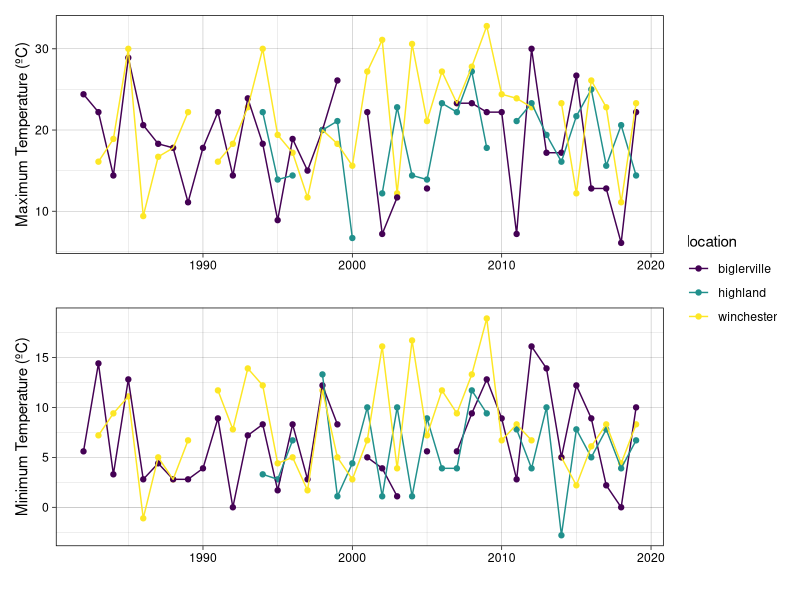
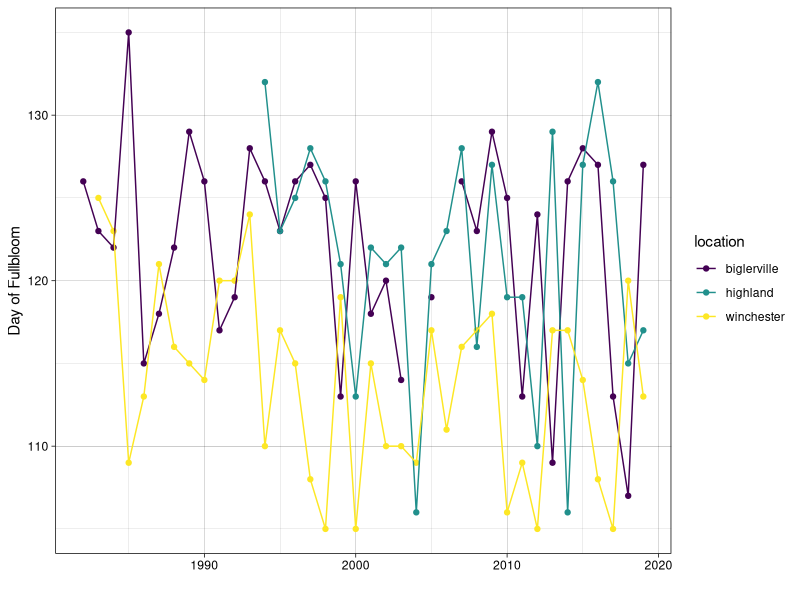
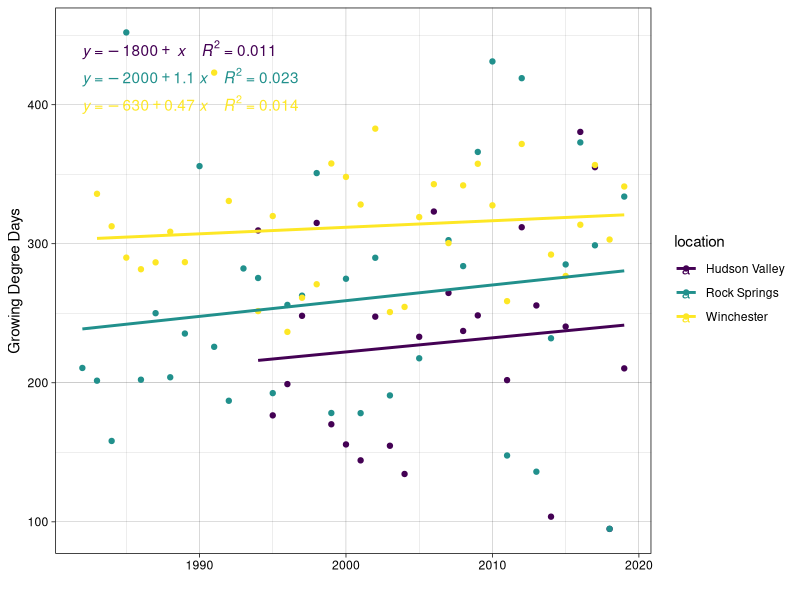
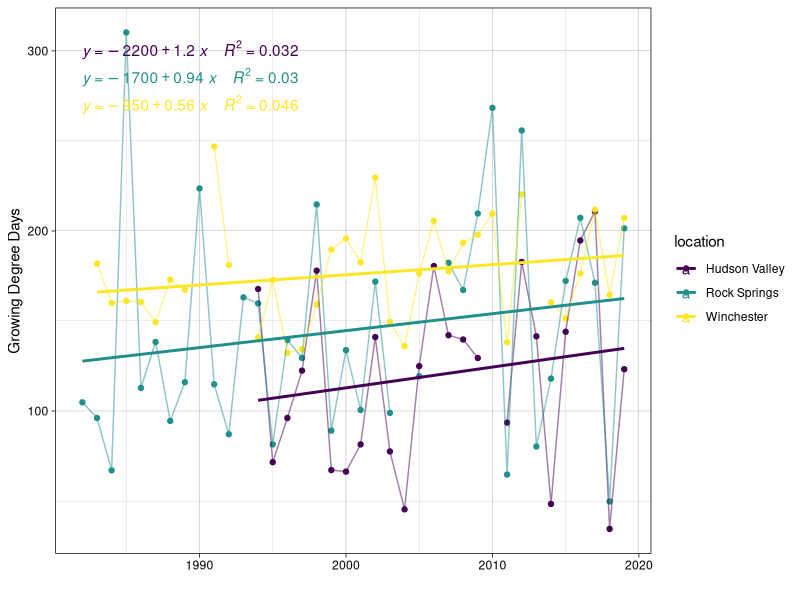
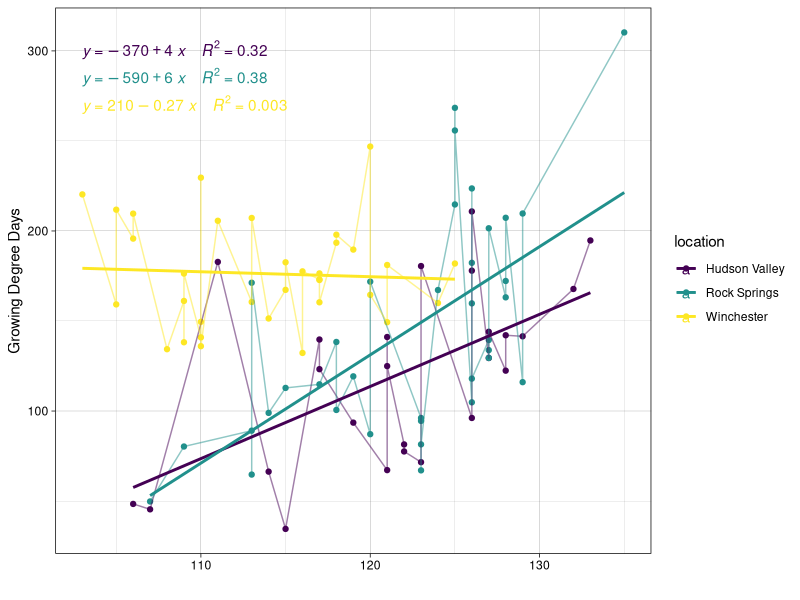
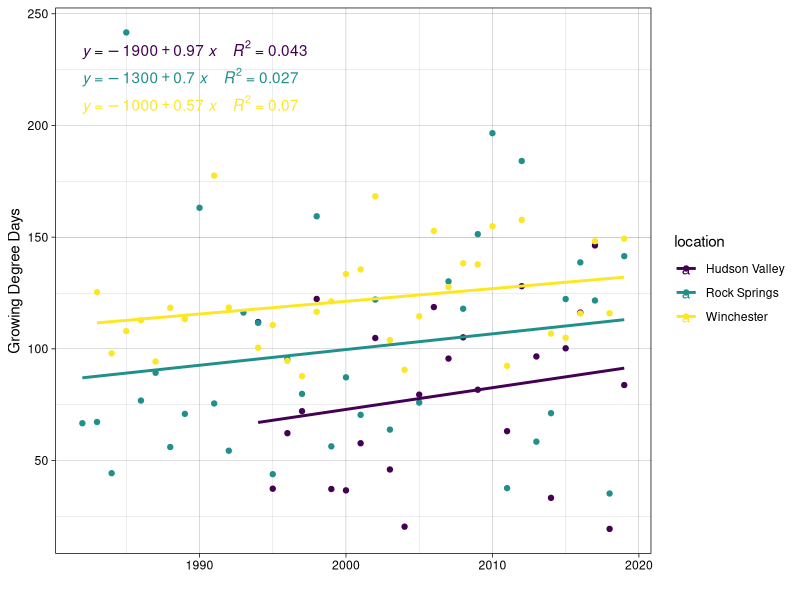

R code for these plots, in order:
## ---- chunk 1
knitr::opts_chunk$set(echo = FALSE, results = "hide", warning = FALSE, message = FALSE, fig.width = 11)
knitr::opts_knit$set(root.dir = '../')

library(tidyverse)
library(viridis)
library(patchwork)
library(knitr)
library(ggpubr)
## ---- chunk 2
temp_locations <- read_csv("Data/cleaned/all_locations_temp.csv")
bloom_temp <- read_csv("Data/cleaned/bloom_temps.csv")
gdd <- read_csv("Data/cleaned/apple_sum_gdds.csv")
## ---- chunk 3
temp_max <- ggplot(bloom_temp, aes(x = year, y = temp_max, color = location)) +
  geom_point() +
  geom_line() +
  theme_linedraw() +
  labs(x = "", y = "Maximum Temperature (ºC)") +
  scale_color_viridis_d()

temp_min <- ggplot(bloom_temp, aes(x = year, y = temp_min, color = location)) +
  geom_point() +
  geom_line() +
  theme_linedraw() +
  labs(x = "", y = "Minimum Temperature (ºC)") +
  scale_color_viridis_d()

temp_max / temp_min + plot_layout(guides = "collect")
## ---- chunk 4
ggplot(bloom_temp, aes(x = year, y = doy_bloom, color = location)) +
  geom_point() +
  geom_line() +
  labs(x = "", y = "Day of Fullbloom") +
  theme_linedraw() +
  scale_color_viridis_d()
## ---- chunk 5
summary(lm(low_temp_4 ~ year + location, data = gdd))

summary(lm(mid_temp_7.22 ~ year + location, data = gdd))

summary(lm(high_temp_9 ~ year + location, data = gdd))

## ---- chunk 6
ggplot(gdd, aes(x = year, y = low_temp_4, color = location)) +
  geom_point() +
  geom_smooth(method='lm', formula = y ~ x, se = FALSE) +
  stat_regline_equation(
    aes(label =  paste(..eq.label.., ..rr.label.., sep = "~~~~"), color = location)) +
  labs(x = "", y = "Growing Degree Days") +
  theme_linedraw() +
  scale_color_viridis_d()
## ---- chunk 7
ggplot(gdd, aes(x = year, y = mid_temp_7.22, color = location)) +
  geom_point() +
  geom_line(alpha = 0.5) +
  geom_smooth(method='lm', formula = y ~ x, se = FALSE) +
  stat_regline_equation(
    aes(label =  paste(..eq.label.., ..rr.label.., sep = "~~~~"), color = location)) + 
  labs(x = "", y = "Growing Degree Days") +
  theme_linedraw() +
  scale_color_viridis_d()
## ---- chunk 8
ggplot(gdd, aes(x = doy_fullbloom, y = mid_temp_7.22, color = location)) +
  geom_point() +
  geom_line(alpha = 0.5) +
  geom_smooth(method='lm', formula = y ~ x, se = FALSE) +
  stat_regline_equation(
    aes(label =  paste(..eq.label.., ..rr.label.., sep = "~~~~"), color = location)) + 
  labs(x = "", y = "Growing Degree Days") +
  theme_linedraw() +
  scale_color_viridis_d()
## ---- chunk 9
ggplot(gdd, aes(x = year, y = high_temp_9, color = location)) +
  geom_point() +
  geom_smooth(method='lm', formula = y ~ x, se = FALSE) +
  stat_regline_equation(
    aes(label =  paste(..eq.label.., ..rr.label.., sep = "~~~~"), color = location)) +
  labs(x = "", y = "Growing Degree Days") +
  theme_linedraw() +
  scale_color_viridis_d()
